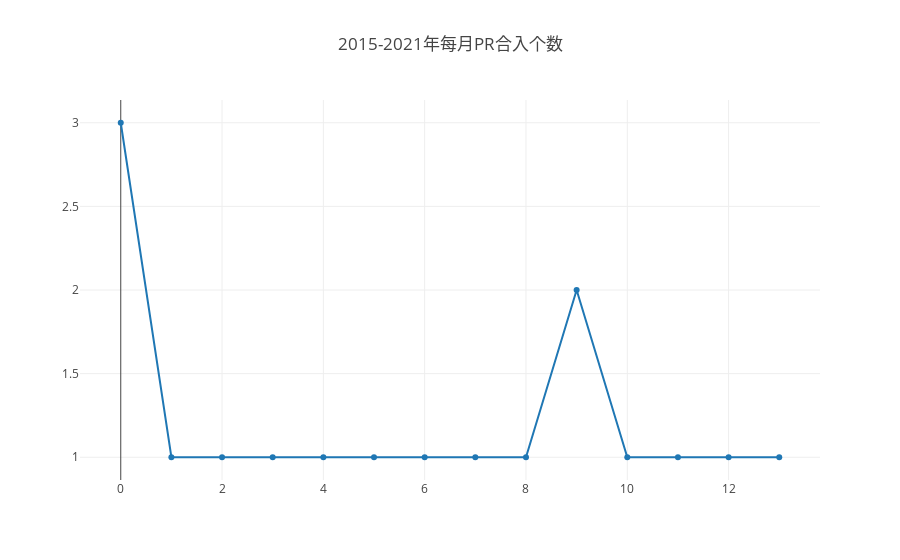

Notebook cell for this chart:
### Code cell
var data=[];
var data1=[];
var res=openDigger.driver.clickhouse.query(`Select toYear(created_at)*100+toMonth(created_at)as month,count(*)as count
from github_log.events 
where repo_id=2209077
and type='PullRequestEvent'
and pull_merged=1
group by month
order by month
`).then(res=>{
        for(var m=0;m<=13;m++)
                (data.push(res[m].count),
                 data1.push([res[m].month,res[m].count])
                );
                 console.log(data);
                 console.log(data1);
        openDigger.render.plotly([{
                   y: data 
        }], {title: `2015-2021年每月PR合入个数` })
        console.table(res);

})

### Figure 1 — Plotly figure (JSON) as saved in the notebook; plotly's stock layout.template omitted (floating-point values rounded to 4 significant figures)
{"data": [{"y": ["3", "1", "1", "1", "1", "1", "1", "1", "1", "2", "1", "1", "1", "1"]}], "layout": {"autosize": true, "title": {"text": "2015-2021年每月PR合入个数"}, "xaxis": {"autorange": true, "range": [-0.7776, 13.78]}, "yaxis": {"autorange": true, "range": [0.835, 3.165], "type": "linear"}}}
